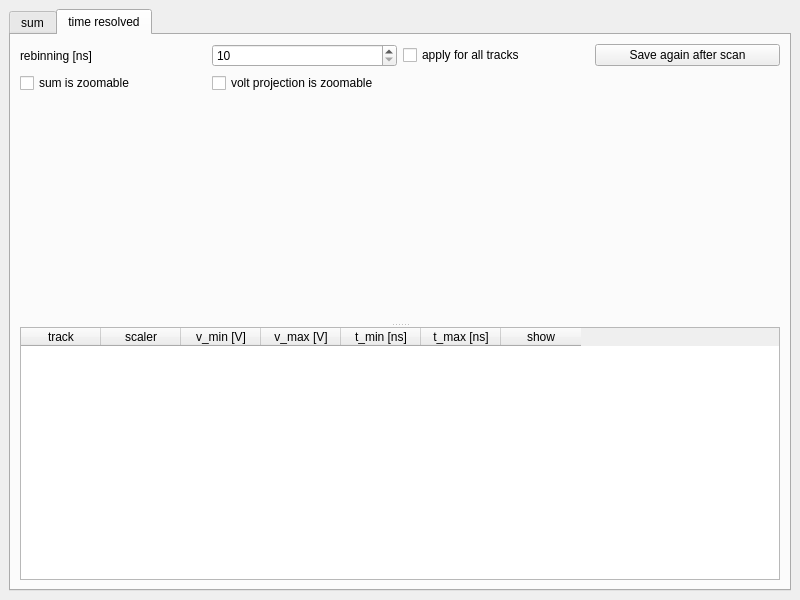
<?xml version="1.0" encoding="UTF-8"?>
<ui version="4.0">
 <class>MainWindow_LiveDataPlotting</class>
 <widget class="QMainWindow" name="MainWindow_LiveDataPlotting">
  <property name="geometry">
   <rect>
    <x>0</x>
    <y>0</y>
    <width>800</width>
    <height>600</height>
   </rect>
  </property>
  <property name="windowTitle">
   <string>MainWindow</string>
  </property>
  <widget class="QWidget" name="centralwidget">
   <layout class="QVBoxLayout" name="verticalLayout">
    <item>
     <widget class="QTabWidget" name="tabWidget">
      <property name="locale">
       <locale language="English" country="UnitedStates"/>
      </property>
      <property name="currentIndex">
       <number>1</number>
      </property>
      <widget class="QWidget" name="tab_sum">
       <attribute name="title">
        <string>sum</string>
       </attribute>
       <layout class="QVBoxLayout" name="verticalLayout_2">
        <item>
         <widget class="QWidget" name="widget_outer_sum_plot" native="true">
          <layout class="QHBoxLayout" name="horizontalLayout">
           <item>
            <widget class="QWidget" name="widget_inner_sum_plot" native="true">
             <property name="sizePolicy">
              <sizepolicy hsizetype="MinimumExpanding" vsizetype="Preferred">
               <horstretch>0</horstretch>
               <verstretch>0</verstretch>
              </sizepolicy>
             </property>
            </widget>
           </item>
           <item>
            <layout class="QVBoxLayout" name="verticalLayout_3" stretch="0,0,0,0,0,0">
             <property name="spacing">
              <number>7</number>
             </property>
             <property name="sizeConstraint">
              <enum>QLayout::SetDefaultConstraint</enum>
             </property>
             <property name="rightMargin">
              <number>50</number>
             </property>
             <item>
              <widget class="QLabel" name="label">
               <property name="text">
                <string>sum over:</string>
               </property>
              </widget>
             </item>
             <item>
              <widget class="QComboBox" name="comboBox_select_sum_for_pmts">
               <property name="maximumSize">
                <size>
                 <width>150</width>
                 <height>16777215</height>
                </size>
               </property>
              </widget>
             </item>
             <item>
              <widget class="QLineEdit" name="lineEdit_arith_scaler_input">
               <property name="maximumSize">
                <size>
                 <width>150</width>
                 <height>16777215</height>
                </size>
               </property>
              </widget>
             </item>
             <item>
              <widget class="QLabel" name="label_arith_scaler_set">
               <property name="sizePolicy">
                <sizepolicy hsizetype="Preferred" vsizetype="Maximum">
                 <horstretch>0</horstretch>
                 <verstretch>0</verstretch>
                </sizepolicy>
               </property>
               <property name="maximumSize">
                <size>
                 <width>150</width>
                 <height>16777215</height>
                </size>
               </property>
               <property name="text">
                <string>TextLabel</string>
               </property>
              </widget>
             </item>
             <item>
              <widget class="QComboBox" name="comboBox_sum_tr"/>
             </item>
             <item>
              <spacer name="verticalSpacer">
               <property name="orientation">
                <enum>Qt::Vertical</enum>
               </property>
               <property name="sizeHint" stdset="0">
                <size>
                 <width>20</width>
                 <height>40</height>
                </size>
               </property>
              </spacer>
             </item>
            </layout>
           </item>
          </layout>
         </widget>
        </item>
       </layout>
      </widget>
      <widget class="QWidget" name="tab_timeres">
       <attribute name="title">
        <string>time resolved</string>
       </attribute>
       <layout class="QVBoxLayout" name="verticalLayout_4">
        <item>
         <layout class="QGridLayout" name="gridLayout">
          <item row="0" column="2">
           <widget class="QSpinBox" name="spinBox">
            <property name="keyboardTracking">
             <bool>false</bool>
            </property>
            <property name="minimum">
             <number>10</number>
            </property>
            <property name="maximum">
             <number>10000</number>
            </property>
            <property name="singleStep">
             <number>10</number>
            </property>
            <property name="value">
             <number>10</number>
            </property>
           </widget>
          </item>
          <item row="0" column="0">
           <widget class="QLabel" name="label_4">
            <property name="text">
             <string>rebinning [ns]</string>
            </property>
           </widget>
          </item>
          <item row="0" column="4">
           <widget class="QPushButton" name="pushButton_save_after_scan">
            <property name="text">
             <string>Save again after scan</string>
            </property>
           </widget>
          </item>
          <item row="0" column="3">
           <widget class="QCheckBox" name="checkBox">
            <property name="text">
             <string>apply for all tracks</string>
            </property>
           </widget>
          </item>
          <item row="1" column="0">
           <widget class="QCheckBox" name="checkBox_sum_zoom">
            <property name="text">
             <string>sum is zoomable</string>
            </property>
           </widget>
          </item>
          <item row="1" column="2">
           <widget class="QCheckBox" name="checkBox_volt_line_zoom">
            <property name="text">
             <string>volt projection is zoomable</string>
            </property>
           </widget>
          </item>
         </layout>
        </item>
        <item>
         <widget class="QSplitter" name="splitter">
          <property name="orientation">
           <enum>Qt::Vertical</enum>
          </property>
          <property name="opaqueResize">
           <bool>true</bool>
          </property>
          <widget class="QWidget" name="widget_tres_plot" native="true"/>
          <widget class="QTableWidget" name="tableWidget_gates">
           <property name="sizePolicy">
            <sizepolicy hsizetype="Expanding" vsizetype="Expanding">
             <horstretch>0</horstretch>
             <verstretch>0</verstretch>
            </sizepolicy>
           </property>
           <property name="minimumSize">
            <size>
             <width>0</width>
             <height>0</height>
            </size>
           </property>
           <property name="sizeAdjustPolicy">
            <enum>QAbstractScrollArea::AdjustToContents</enum>
           </property>
           <property name="sortingEnabled">
            <bool>false</bool>
           </property>
           <attribute name="horizontalHeaderDefaultSectionSize">
            <number>80</number>
           </attribute>
           <column>
            <property name="text">
             <string>track</string>
            </property>
           </column>
           <column>
            <property name="text">
             <string>scaler</string>
            </property>
           </column>
           <column>
            <property name="text">
             <string>v_min [V]</string>
            </property>
           </column>
           <column>
            <property name="text">
             <string>v_max [V]</string>
            </property>
           </column>
           <column>
            <property name="text">
             <string>t_min [ns]</string>
            </property>
           </column>
           <column>
            <property name="text">
             <string>t_max [ns]</string>
            </property>
           </column>
           <column>
            <property name="text">
             <string>show</string>
            </property>
           </column>
          </widget>
         </widget>
        </item>
       </layout>
      </widget>
     </widget>
    </item>
   </layout>
  </widget>
 </widget>
 <resources/>
 <connections/>
</ui>
